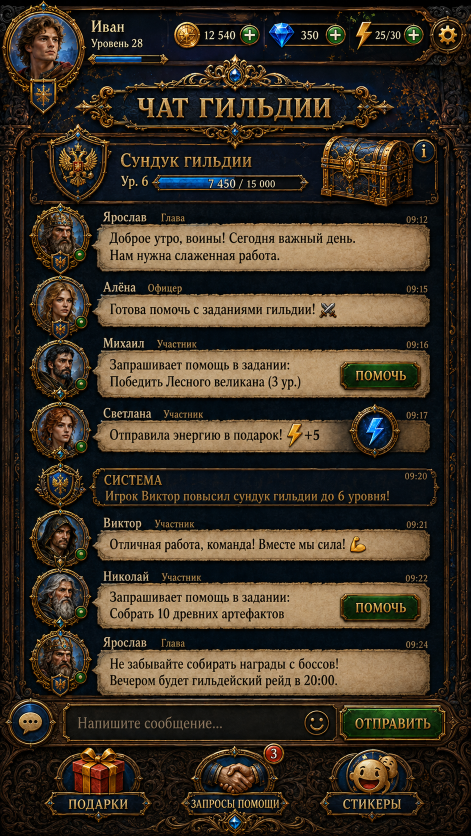
#> input picture ProjectDocs/AI/TeamChatReferenceRebuild/ChestAndMessageFramesR2/Sources/OriginalReference.png, 941 x 1672 px, found by its file name (shown at 1/2 size)
$ python Extract.py
#> lines starting #> are read from the running program, lines starting #| are printed output that depends on the picture; pictures that were not available may be replaced by others from this repository, and a replacement may not be noted
from pathlib import Path
from PIL import Image,ImageDraw
import numpy as np,cv2,json,hashlib,re,uuid
b=Path(__file__).resolve().parents[1];art=Path('Assets/LegendsOfRus/Resources/ProductionUI/TeamChatAligned');source=Image.open(b/'Sources/OriginalReference.png').convert('RGB');records=[];previews=[]
#> further down, source is the input picture: PIL image 941x1672 RGB; mean R, G, B 60.3, 50.6, 37.8
def save(key,im,note):
 p=art/(key+'_r3.png');im.save(p);meta=Path(str(p)+'.meta')
 if not meta.exists():meta.write_text(re.sub(r'guid: [a-f0-9]+','guid: '+uuid.uuid4().hex,(art/'message_frame.png.meta').read_text(),count=1))
 records.append({'asset':str(p),'sha256':hashlib.sha256(p.read_bytes()).hexdigest(),'operation':note});previews.append((key,im))
old=Image.open(art/'message_frame.png').convert('RGBA');a=np.array(old);h,w=a.shape[:2]
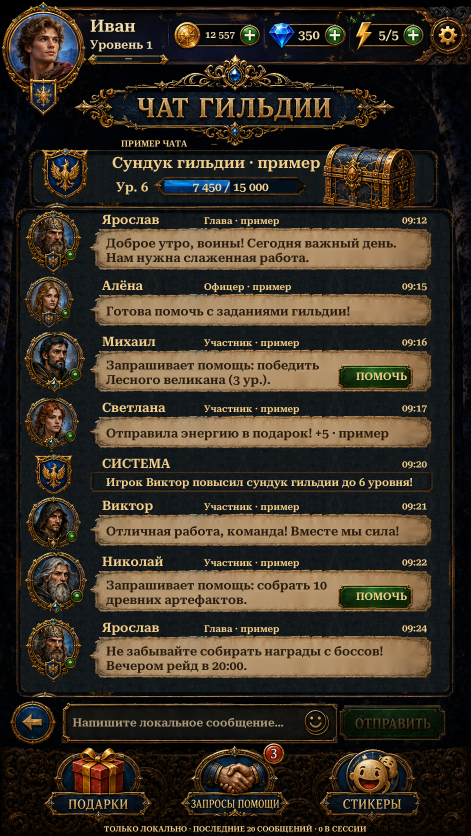
#> input picture ProjectDocs/AI/TeamChatReferenceRebuild/ChestAndMessageFramesR2/Sources/PreviousTeamChat.png, 941 x 1672 px, given in place of message_frame.png, which was not available (shown at 1/2 size)
#> further down, old is the input picture: PIL image 941x1672 RGBA; mean R, G, B, A 59.3, 50.5, 38.6, 255
#> after `h, w = a.shape[:2]`: h = 1672; w = 941
mask=np.array(Image.open('ProjectDocs/AI/TeamChatStyleAlignment/R1/Sources/RepairMasks/message_frame.png').convert('L'))
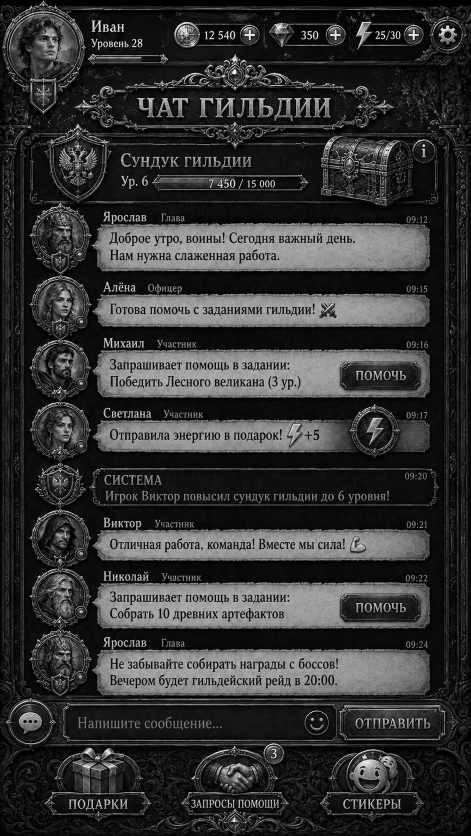
#> mask: shape (1672, 941) (shown at 1/2 size); min 0, max 255, mean 52
weight=np.minimum(cv2.distanceTransform((mask>0).astype('uint8'),cv2.DIST_L2,5)/6,1);weight=cv2.resize(weight,(w,h),interpolation=cv2.INTER_LINEAR)
#> after `weight = np.minimum(cv2.distanceTransform((mask > 0).astype('uint8'), `:
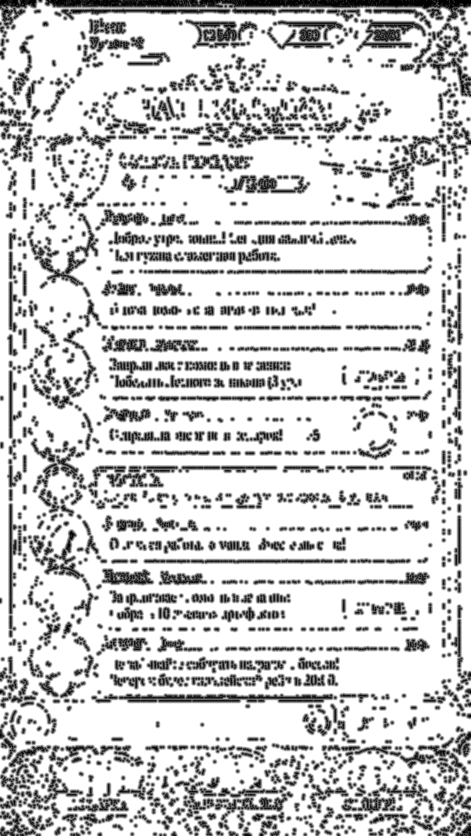
#> weight: shape (1672, 941) float32 (shown at 1/2 size); min 0, max 1, mean 0.801
# Clean lower-right portion of the original bubble, below its first line and after its second line.
donor=np.array(source.crop((696,500,830,527))).astype('float32');grain=donor-cv2.GaussianBlur(donor,(0,0),2.5)
#> after `donor = np.array(source.crop((696, 500, 830, 527))).astype('float32')`:
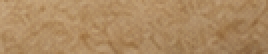
#> donor: shape (27, 134, 3) float32 (shown 2 times larger); mean R, G, B 172.7, 137.8, 97.7
grain=np.concatenate([grain,grain[:,::-1]],axis=1);grain=np.concatenate([grain,grain[::-1]],axis=0)
#> after `grain = np.concatenate([grain, grain[::-1]], axis=0)`:
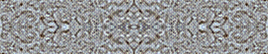
#> grain: shape (54, 268, 3) float32; mean R, G, B 0.00801, 0.0222, 0.0357; drawn with min black and max white
grain=np.tile(grain,(102//grain.shape[0]+1,680//grain.shape[1]+1,1))[:102,:680];grain=cv2.resize(grain,(w,h),interpolation=cv2.INTER_CUBIC)
#> after `grain = np.tile(grain, (102 // grain.shape[0] + 1, 680 // grain.shape[`:
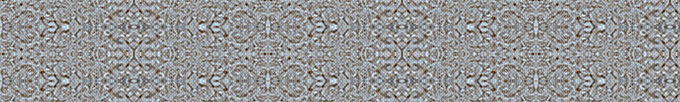
#> grain: shape (102, 680, 3) float32; mean R, G, B -0.0123, 0.00289, 0.0202; drawn with min black and max white
#> after `grain = cv2.resize(grain, (w, h), interpolation=cv2.INTER_CUBIC)`:
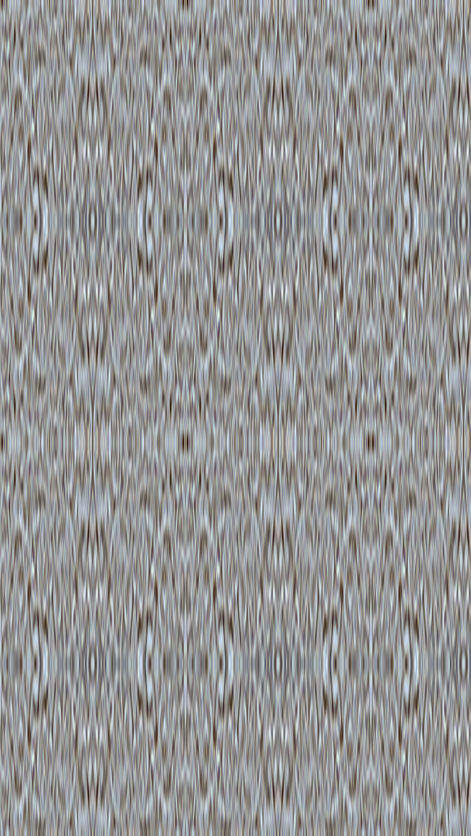
#> grain: shape (1672, 941, 3) float32 (shown at 1/2 size); mean R, G, B 0, 0, 0; drawn with min black and max white
result=a.copy();result[:,:,:3]=np.clip(a[:,:,:3].astype('float32')+grain*weight[:,:,None]*1.25,0,255).astype('uint8');result[weight==0]=a[weight==0]
assert np.array_equal(result[:,:,3],a[:,:,3]);assert np.array_equal(result[weight==0],a[weight==0]);save('message_frame',Image.fromarray(result),'Existing RGB/alpha preserved outside original lettering-removal mask; donor high-frequency grain blended into repaired interior, existing base shading retained')
#> (the run stopped early here; a loop or call above may not have finished)
